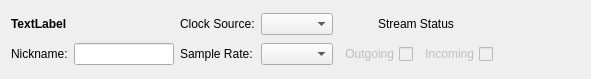
<ui version="4.0" >
 <comment>Copyright (C) 2008 by Arnold Krille
	
	This file is part of FFADO
	FFADO = Free FireWire (pro-)audio drivers for Linux
	
	FFADO is based upon FreeBoB.
	
	This program is free software: you can redistribute it and/or modify
	it under the terms of the GNU General Public License as published by
	the Free Software Foundation, either version 2 of the License, or
	(at your option) version 3 of the License.
	
	This program is distributed in the hope that it will be useful,
	but WITHOUT ANY WARRANTY; without even the implied warranty of
	MERCHANTABILITY or FITNESS FOR A PARTICULAR PURPOSE.  See the
	GNU General Public License for more details.
</comment>
 <class>GlobalMixerUi</class>
 <widget class="QWidget" name="GlobalMixerUi" >
  <property name="geometry" >
   <rect>
    <x>0</x>
    <y>0</y>
    <width>591</width>
    <height>79</height>
   </rect>
  </property>
  <property name="sizePolicy" >
   <sizepolicy vsizetype="Minimum" hsizetype="Expanding" >
    <horstretch>0</horstretch>
    <verstretch>0</verstretch>
   </sizepolicy>
  </property>
  <property name="windowTitle" >
   <string>Global Mixer Options</string>
  </property>
  <layout class="QGridLayout" name="gridLayout" >
   <item row="0" column="0" colspan="2" >
    <widget class="QLabel" name="lblName" >
     <property name="font" >
      <font>
       <weight>75</weight>
       <bold>true</bold>
      </font>
     </property>
     <property name="text" >
      <string>TextLabel</string>
     </property>
    </widget>
   </item>
   <item row="0" column="2" >
    <widget class="QLabel" name="textLabel2" >
     <property name="text" >
      <string>Clock Source:</string>
     </property>
     <property name="wordWrap" >
      <bool>false</bool>
     </property>
     <property name="buddy" >
      <cstring>clocksource</cstring>
     </property>
    </widget>
   </item>
   <item row="0" column="3" >
    <widget class="QComboBox" name="clocksource" >
     <property name="sizePolicy" >
      <sizepolicy vsizetype="Fixed" hsizetype="Preferred" >
       <horstretch>1</horstretch>
       <verstretch>0</verstretch>
      </sizepolicy>
     </property>
    </widget>
   </item>
   <item row="0" column="4" colspan="2" >
    <widget class="QLabel" name="label" >
     <property name="text" >
      <string>Stream Status</string>
     </property>
     <property name="alignment" >
      <set>Qt::AlignCenter</set>
     </property>
    </widget>
   </item>
   <item rowspan="2" row="0" column="6" >
    <spacer>
     <property name="orientation" >
      <enum>Qt::Horizontal</enum>
     </property>
     <property name="sizeType" >
      <enum>QSizePolicy::Expanding</enum>
     </property>
     <property name="sizeHint" stdset="0" >
      <size>
       <width>330</width>
       <height>10</height>
      </size>
     </property>
    </spacer>
   </item>
   <item row="1" column="0" >
    <widget class="QLabel" name="textLabel1" >
     <property name="text" >
      <string>Nickname:</string>
     </property>
     <property name="wordWrap" >
      <bool>false</bool>
     </property>
     <property name="buddy" >
      <cstring>txtNickname</cstring>
     </property>
    </widget>
   </item>
   <item row="1" column="1" >
    <widget class="QLineEdit" name="txtNickname" >
     <property name="minimumSize" >
      <size>
       <width>100</width>
       <height>0</height>
      </size>
     </property>
    </widget>
   </item>
   <item row="1" column="2" >
    <widget class="QLabel" name="textLabel2_2" >
     <property name="text" >
      <string>Sample Rate:</string>
     </property>
     <property name="wordWrap" >
      <bool>false</bool>
     </property>
     <property name="buddy" >
      <cstring>samplerate</cstring>
     </property>
    </widget>
   </item>
   <item row="1" column="3" >
    <widget class="QComboBox" name="samplerate" >
     <property name="enabled" >
      <bool>true</bool>
     </property>
     <property name="sizePolicy" >
      <sizepolicy vsizetype="Fixed" hsizetype="Preferred" >
       <horstretch>1</horstretch>
       <verstretch>0</verstretch>
      </sizepolicy>
     </property>
    </widget>
   </item>
   <item row="1" column="4" >
    <widget class="QCheckBox" name="chkStreamOut" >
     <property name="enabled" >
      <bool>false</bool>
     </property>
     <property name="layoutDirection" >
      <enum>Qt::RightToLeft</enum>
     </property>
     <property name="text" >
      <string>Outgoing</string>
     </property>
    </widget>
   </item>
   <item row="1" column="5" >
    <widget class="QCheckBox" name="chkStreamIn" >
     <property name="enabled" >
      <bool>false</bool>
     </property>
     <property name="layoutDirection" >
      <enum>Qt::RightToLeft</enum>
     </property>
     <property name="text" >
      <string>Incoming</string>
     </property>
    </widget>
   </item>
  </layout>
 </widget>
 <layoutdefault spacing="6" margin="11" />
 <pixmapfunction>qPixmapFromMimeSource</pixmapfunction>
 <resources/>
 <connections/>
</ui>
